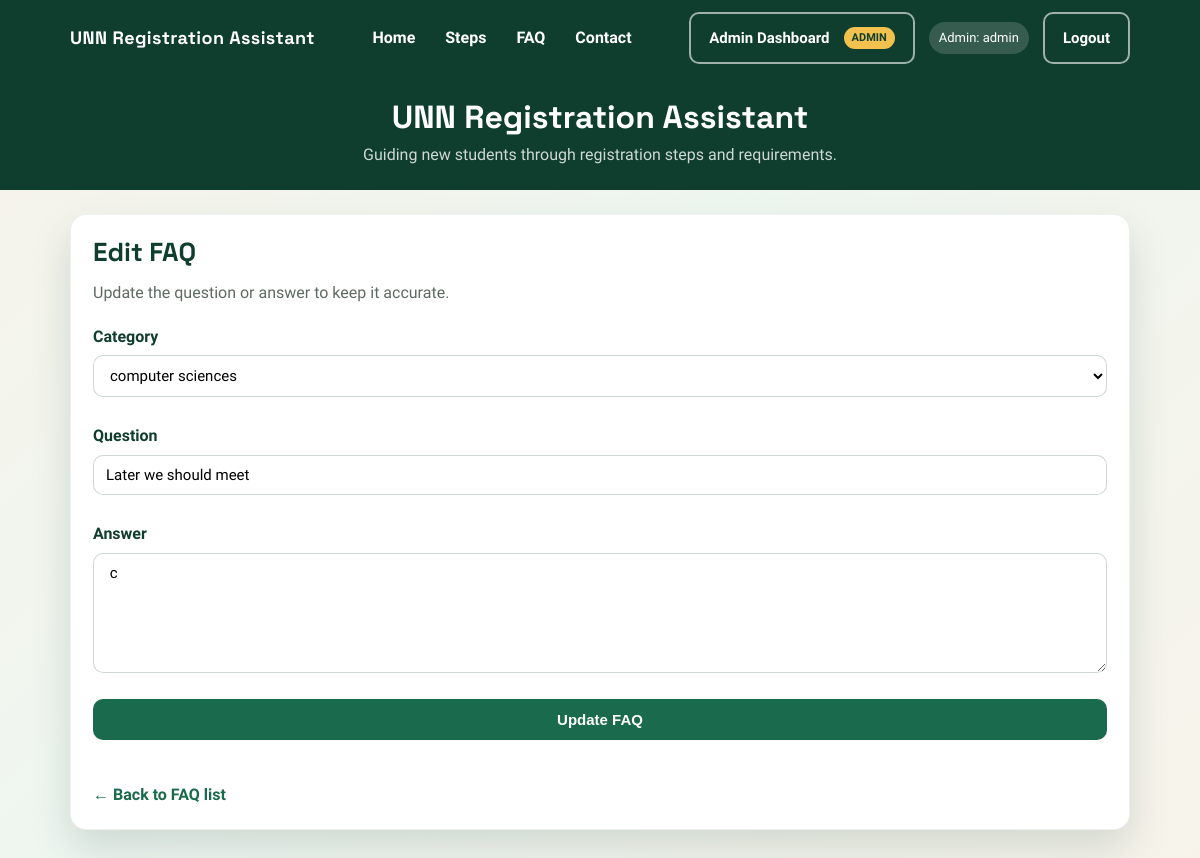
Page /admin/faqs/edit/4 (signed in) on the committed database.
### tables this page shows
CREATE TABLE "faqs" (
        id INTEGER PRIMARY KEY AUTOINCREMENT,
        category_id INTEGER NOT NULL,
        question TEXT NOT NULL,
        answer TEXT NOT NULL,
        FOREIGN KEY (category_id) REFERENCES "faq_categories"(id) ON DELETE CASCADE
    );

CREATE TABLE "faq_categories" (
        id INTEGER PRIMARY KEY AUTOINCREMENT,
        name TEXT UNIQUE NOT NULL
    );

### app.py (the view, shortened to what this page needs)
@app.route("/admin/faqs/edit/<int:faq_id>", methods=["GET", "POST"])
def admin_edit_faq(faq_id):
    if "admin" not in session:
        return redirect("/admin/login")
    faq = get_faq_by_id(faq_id)
    categories = get_categories()
    return render_template("admin_faq_edit.html", faq=faq, categories=categories)

### database.py (called while the page is built)
def get_db_connection():
    conn = sqlite3.connect(DB_NAME)
    conn.row_factory = sqlite3.Row
    conn.execute("PRAGMA foreign_keys = ON")
    return conn

def get_categories():
    with get_db_connection() as conn:
        categories = conn.execute(
            "SELECT * FROM faq_categories ORDER BY name"
        ).fetchall()
    return categories

def get_faq_by_id(faq_id):
    with get_db_connection() as conn:
        faq = conn.execute(
            "SELECT * FROM faqs WHERE id = ?",
            (faq_id,)
        ).fetchone()
    return faq

### templates/admin_faq_edit.html (shortened to what this page needs)
{% extends "base.html" %}
{% block content %}
<div class="card">
    <h2>Edit FAQ</h2>
    <p class="section-lead">Update the question or answer to keep it accurate.</p>
    <form method="POST" action="{{ url_for('admin_edit_faq', faq_id=faq.id) }}" class="stack" data-submit-message="Updating FAQ...">
        <div class="form-field">
            <label for="faqCategory">Category</label>
            <select id="faqCategory" name="category_id" required>
                {% for category in categories %}
                    <option value="{{ category.id }}" {% if faq.category_id == category.id %}selected{% endif %}>
                        {{ category.name }}
                    </option>
                {% endfor %}
            </select>
        </div>
        <div class="form-field">
            <label for="faqQuestion">Question</label>
            <input id="faqQuestion" type="text" name="question" value="{{ faq.question }}" required>
        </div>
        <div class="form-field">
            <label for="faqAnswer">Answer</label>
            <textarea id="faqAnswer" name="answer" required rows="5">{{ faq.answer }}</textarea>
        </div>
        <button type="submit">Update FAQ</button>
    </form>
    <div style="margin-top: 18px;">
        <a class="link-muted" href="{{ url_for('admin_faqs') }}">&larr; Back to FAQ list</a>
    </div>
</div>
{% endblock %}

### static/css/style.css (style rules this page uses)
:root { --green-900: #0f3d2e; --green-800: #14543f; --green-700: #1a6a4d; --green-600: #1f7a55; --green-500: #2b8a62; --gold-400: #f2c14e; --cream-100: #f7f3ea; --cream-200: #efe9dc; --ink-900: #1c2a23; --muted-600: #5d6b63; --card: #ffffff; --shadow: 0 18px 40px rgba(15, 61, 46, 0.15); --font-display: 'Space Grotesk', sans-serif; --font-body: 'Source Sans 3', sans-serif; }
* { box-sizing: border-box; }
body { font-family: var(--font-body); margin: 0; background: linear-gradient(135deg, var(--cream-100) 0%, #eef6f0 45%, var(--cream-100) 100%); color: var(--ink-900); line-height: 1.6; }
html { scroll-behavior: smooth; }
a { color: inherit; }
h1, h2, h3, h4 { font-family: var(--font-display); color: var(--green-900); margin: 0 0 12px 0; line-height: 1.2; }
h2 { font-size: 26px; }
p { margin: 0 0 12px 0; color: var(--muted-600); }
.btn, button { display: inline-flex; align-items: center; justify-content: center; gap: 8px; padding: 12px 18px; border-radius: 10px; border: 2px solid transparent; font-weight: 700; text-decoration: none; transition: transform 0.15s ease, box-shadow 0.15s ease, background 0.15s ease; font-size: 15px; cursor: pointer; }
button { background-color: var(--green-700); color: white; border: none; }
.card { background: var(--card); border-radius: 16px; box-shadow: var(--shadow); padding: 22px; margin-bottom: 20px; border: 1px solid rgba(15, 61, 46, 0.08); }
.card h2, .card h3, .card h4 { margin-top: 0; }
.stack { display: grid; gap: 14px; }
.link-muted { color: var(--green-700); font-weight: 600; text-decoration: none; }
.section-lead { margin: 0 0 18px 0; color: var(--muted-600); font-size: 16px; }
.form-field { display: grid; gap: 6px; margin-bottom: 12px; }
.form-field label { font-weight: 600; color: var(--green-900); }
.input, select, textarea, input[type="text"], input[type="password"], input[type="email"], input[type="tel"], input[type="number"], input[type="search"], input[type="url"] { width: 100%; padding: 10px 12px; border: 1px solid rgba(15, 61, 46, 0.2); border-radius: 10px; font-family: var(--font-body); font-size: 15px; background: white; }
textarea { min-height: 120px; }

### rows in the picture
faqs: category_id "computer sciences", question "Later we should meet", answer "c"

### other values in the picture
{{ session.get('admin') }} "admin"
